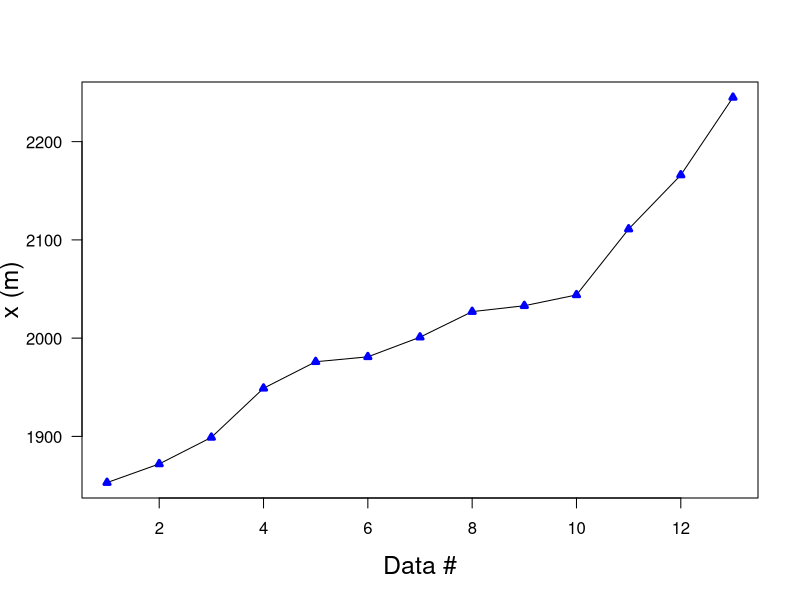

The R script that drew this image:
print('file: A1-EdelweissLineScatter.R')
# Line & scatter plot: Edelweiss data
x = c(1853,1872,1899,1949,1976,1981,2001,2027,2033,2044,2111,2166,2245)
# png('EdelweissLineScatter171020.png',width=16,height=12,units='cm',res=300)
plot(x,type='l',lwd=1,col='black',xlab='Data #',ylab='x (m)',las=1,cex.lab=1.5)
points(x,col='blue',lwd=3,pch=24,cex=0.6)
# dev.off()
# ----------------------------------------------------------------
# Remarks:
# points()   plots points; it has to be called after plot()
# Alternative (if you want the line in the foreground):
# plot(x,type='p',lwd=3,col='blue',xlab='Data #',ylab='x (m)',las=1,cex=0.6,pch=24,cex.lab=1.5)
# lines(x,col='black',lwd=1)
# ----------------------------------------------------------------